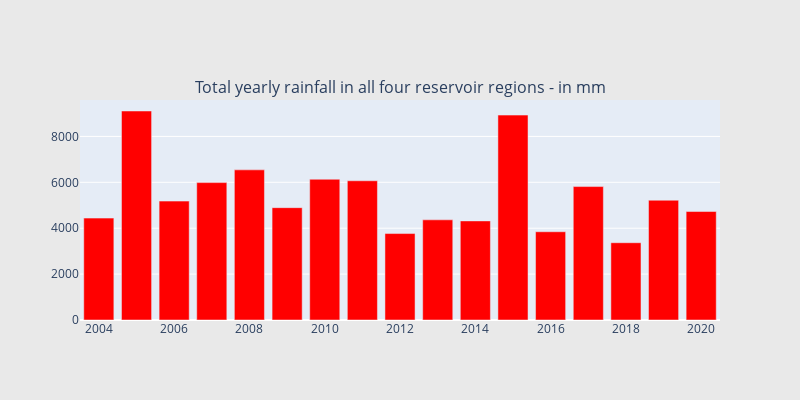

Notebook code cell kept with this figure:
### Code cell
rain_df["Year"] = pd.to_datetime(rain_df["Date"].dt.year.astype(str), format='%Y')

cnt_srs = rain_df.groupby("Year")["total"].sum()
trace5 = bar_plot(cnt_srs, 'red')

fig = tools.make_subplots(rows=1, cols=1, vertical_spacing=0.08,
                          subplot_titles=["Total yearly rainfall in all four reservoir regions - in mm"])
fig.append_trace(trace5, 1, 1)


fig['layout'].update(height=400, width=800, paper_bgcolor='rgb(233,233,233)')
py.iplot(fig, filename='h2o-plots')

### Figure 1 — Plotly figure (JSON) as saved in the notebook; plotly's stock layout.template omitted (floating-point values rounded to 4 significant figures)
{"data": [{"marker": {"color": "red"}, "showlegend": false, "x": ["2020-01-01T00:00:00", "2019-01-01T00:00:00", "2018-01-01T00:00:00", "2017-01-01T00:00:00", "2016-01-01T00:00:00", "2015-01-01T00:00:00", "2014-01-01T00:00:00", "2013-01-01T00:00:00", "2012-01-01T00:00:00", "2011-01-01T00:00:00", "2010-01-01T00:00:00", "2009-01-01T00:00:00", "2008-01-01T00:00:00", "2007-01-01T00:00:00", "2006-01-01T00:00:00", "2005-01-01T00:00:00", "2004-01-01T00:00:00"], "xaxis": "x", "y": [4727.0, 5219, 3367, 5814.0, 3846.0, 8929.0, 4318, 4365.0, 3767.0, 6067.0, 6133.0, 4895.0, 6542, 5987.0, 5181, 9108.0, 4439.0], "yaxis": "y", "type": "bar"}], "layout": {"annotations": [{"font": {"size": 16}, "showarrow": false, "text": "Total yearly rainfall in all four reservoir regions - in mm", "x": 0.5, "xanchor": "center", "xref": "paper", "y": 1, "yanchor": "bottom", "yref": "paper"}], "height": 400, "paper_bgcolor": "rgb(233,233,233)", "width": 800, "xaxis": {"anchor": "y", "domain": [0, 1], "type": "date", "range": ["2003-07-02 12:00", "2020-07-01 12:00"], "autorange": true}, "yaxis": {"anchor": "x", "domain": [0, 1], "type": "linear", "range": [0, 9587.0], "autorange": true}}}
